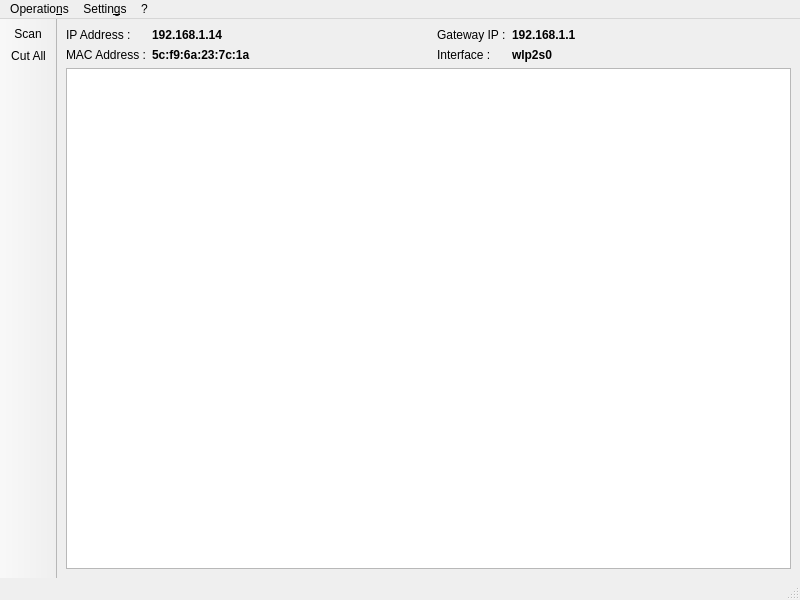
<?xml version="1.0" encoding="UTF-8"?>
<ui version="4.0">
 <class>MainWindow</class>
 <widget class="QMainWindow" name="MainWindow">
  <property name="geometry">
   <rect>
    <x>0</x>
    <y>0</y>
    <width>800</width>
    <height>600</height>
   </rect>
  </property>
  <property name="windowTitle">
   <string>NetShut</string>
  </property>
  <widget class="QWidget" name="centralwidget">
   <layout class="QVBoxLayout" name="verticalLayout">
    <item>
     <layout class="QGridLayout" name="gridLayout" columnstretch="0,1,0,1">
      <property name="topMargin">
       <number>0</number>
      </property>
      <item row="0" column="0">
       <widget class="QLabel" name="label">
        <property name="text">
         <string>IP Address :</string>
        </property>
       </widget>
      </item>
      <item row="0" column="1">
       <widget class="QLabel" name="lbl_ip">
        <property name="text">
         <string>&lt;b&gt;192.168.1.14&lt;/b&gt;</string>
        </property>
       </widget>
      </item>
      <item row="1" column="0">
       <widget class="QLabel" name="label_3">
        <property name="text">
         <string>MAC Address :</string>
        </property>
       </widget>
      </item>
      <item row="1" column="1">
       <widget class="QLabel" name="lbl_mac">
        <property name="text">
         <string>&lt;b&gt;5c:f9:6a:23:7c:1a&lt;/b&gt;</string>
        </property>
       </widget>
      </item>
      <item row="0" column="2">
       <widget class="QLabel" name="label_5">
        <property name="text">
         <string>Gateway IP :</string>
        </property>
       </widget>
      </item>
      <item row="0" column="3">
       <widget class="QLabel" name="lbl_gw">
        <property name="text">
         <string>&lt;b&gt;192.168.1.1&lt;/b&gt;</string>
        </property>
       </widget>
      </item>
      <item row="1" column="2">
       <widget class="QLabel" name="label_2">
        <property name="text">
         <string>Interface :</string>
        </property>
       </widget>
      </item>
      <item row="1" column="3">
       <widget class="QLabel" name="lbl_iface">
        <property name="text">
         <string>&lt;b&gt;wlp2s0&lt;/b&gt;</string>
        </property>
       </widget>
      </item>
     </layout>
    </item>
    <item>
     <widget class="QTableWidget" name="tbl_hosts"/>
    </item>
   </layout>
  </widget>
  <widget class="QMenuBar" name="menubar">
   <property name="geometry">
    <rect>
     <x>0</x>
     <y>0</y>
     <width>800</width>
     <height>29</height>
    </rect>
   </property>
   <widget class="QMenu" name="menu_Operations">
    <property name="title">
     <string>Operatio&amp;ns</string>
    </property>
    <addaction name="act_scan"/>
    <addaction name="act_cut"/>
   </widget>
   <widget class="QMenu" name="menu_Help">
    <property name="title">
     <string>?</string>
    </property>
    <addaction name="action_Help"/>
    <addaction name="action_About"/>
   </widget>
   <widget class="QMenu" name="menuSettings">
    <property name="title">
     <string>Settin&amp;gs</string>
    </property>
    <widget class="QMenu" name="menuToolbar">
     <property name="title">
      <string>&amp;Toolbar</string>
     </property>
     <addaction name="actionShow_Icons"/>
     <addaction name="actionShow_Icons_Text"/>
    </widget>
    <widget class="QMenu" name="menuShow">
     <property name="title">
      <string>&amp;Show</string>
     </property>
     <addaction name="actionIP_Address"/>
     <addaction name="actionMAC_Address"/>
     <addaction name="actionDevice_Manifacturer"/>
     <addaction name="actionCustom_Name"/>
    </widget>
    <addaction name="menuToolbar"/>
    <addaction name="menuShow"/>
   </widget>
   <addaction name="menu_Operations"/>
   <addaction name="menuSettings"/>
   <addaction name="menu_Help"/>
  </widget>
  <widget class="QStatusBar" name="statusbar"/>
  <widget class="QToolBar" name="toolBar">
   <property name="windowTitle">
    <string>Main Toolbar</string>
   </property>
   <property name="movable">
    <bool>false</bool>
   </property>
   <property name="toolButtonStyle">
    <enum>Qt::ToolButtonTextUnderIcon</enum>
   </property>
   <property name="floatable">
    <bool>false</bool>
   </property>
   <attribute name="toolBarArea">
    <enum>LeftToolBarArea</enum>
   </attribute>
   <attribute name="toolBarBreak">
    <bool>false</bool>
   </attribute>
   <addaction name="act_scan"/>
   <addaction name="act_cut"/>
  </widget>
  <action name="act_scan">
   <property name="text">
    <string>&amp;Scan</string>
   </property>
  </action>
  <action name="act_cut">
   <property name="text">
    <string>&amp;Cut All</string>
   </property>
  </action>
  <action name="action_Help">
   <property name="text">
    <string>&amp;Help</string>
   </property>
  </action>
  <action name="action_About">
   <property name="text">
    <string>&amp;About</string>
   </property>
  </action>
  <action name="actionShow_Icons">
   <property name="checkable">
    <bool>true</bool>
   </property>
   <property name="text">
    <string>&amp;Show Icons</string>
   </property>
  </action>
  <action name="actionShow_Icons_Text">
   <property name="checkable">
    <bool>true</bool>
   </property>
   <property name="text">
    <string>Show &amp;Icons &amp;&amp; Text</string>
   </property>
  </action>
  <action name="actionIP_Address">
   <property name="checkable">
    <bool>true</bool>
   </property>
   <property name="checked">
    <bool>false</bool>
   </property>
   <property name="text">
    <string>&amp;IP Address</string>
   </property>
  </action>
  <action name="actionMAC_Address">
   <property name="checkable">
    <bool>true</bool>
   </property>
   <property name="checked">
    <bool>false</bool>
   </property>
   <property name="text">
    <string>&amp;MAC Address</string>
   </property>
  </action>
  <action name="actionDevice_Manifacturer">
   <property name="checkable">
    <bool>true</bool>
   </property>
   <property name="checked">
    <bool>false</bool>
   </property>
   <property name="text">
    <string>&amp;Device Manufacturer</string>
   </property>
  </action>
  <action name="actionCustom_Name">
   <property name="checkable">
    <bool>true</bool>
   </property>
   <property name="checked">
    <bool>false</bool>
   </property>
   <property name="text">
    <string>&amp;Custom Name</string>
   </property>
  </action>
 </widget>
 <resources/>
 <connections/>
</ui>
